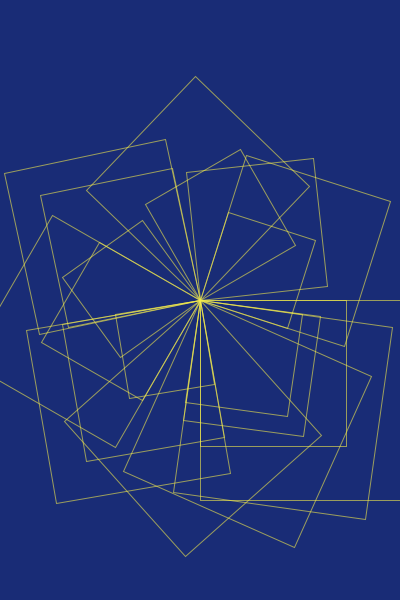
Frame 1 (no input)
Frame 2 (the mouse pressed at the canvas centre, redrawn once): identical to frame 1, image omitted

The Processing sketch that drew this single still picture (run headless with seeded random() and noise(); the mouse was pressed at the canvas centre and the sketch redrawn once):

// Processing sketch: processing_84732
// ── processing_84732.pde

float angle = 8;
int   steps = 20;
float Size = 200;
float stepSize = 6;

void setup()
{
    size( 400, 600 );
    noLoop();
}

void draw()
{
    background(#192C76,213);
    smooth();

    noFill();
    stroke(#F5ED4A,150);

    translate( width/2, height/2 );
    for ( int i = 0; i < steps; i++ ) {
        rotate( radians( angle * i ) );
        rect( 0, 0,Size - (stepSize * i),Size - (stepSize * i) );
    }
}
